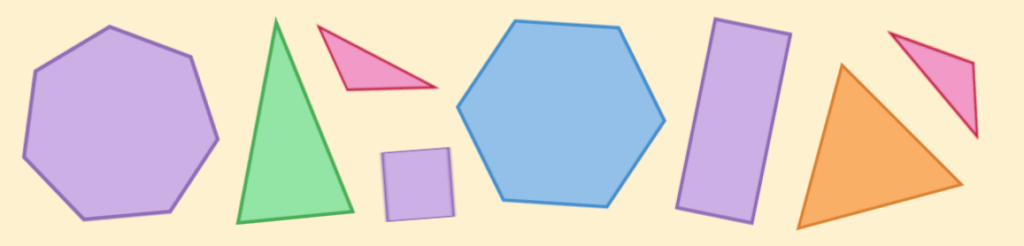
#> input picture opencv/assets/shapes.png, 1024 x 246 px, found by its file name
$ python contour_fun.py
#> lines starting #> are read from the running program, lines starting #| are printed output that depends on the picture; after the words box and inside, x2 and y2 are one past the last pixel; in counts of white or black regions, pixels touching at a corner belong together
import cv2

# img = cv2.imread(r"..\assets\triangle.png")
img = cv2.imread(r"..\assets\shapes.png")
#> img is the input picture: shape (246, 1024, 3); mean B, G, R 204.3, 213.2, 223.2

gray = cv2.cvtColor(img, cv2.COLOR_BGR2GRAY)
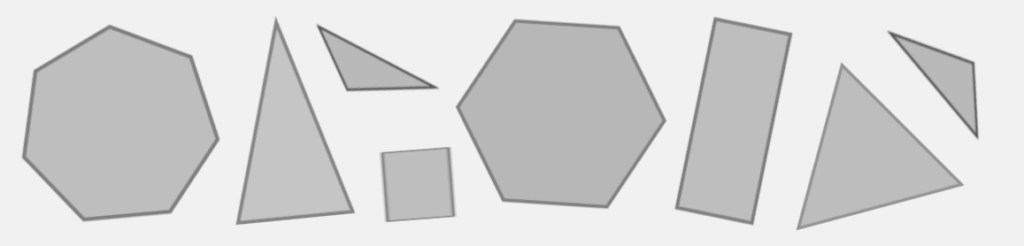
#> gray: shape (246, 1024); min 86, max 241, mean 215.2

_, thresh = cv2.threshold(gray, 170, 255, cv2.THRESH_BINARY_INV)
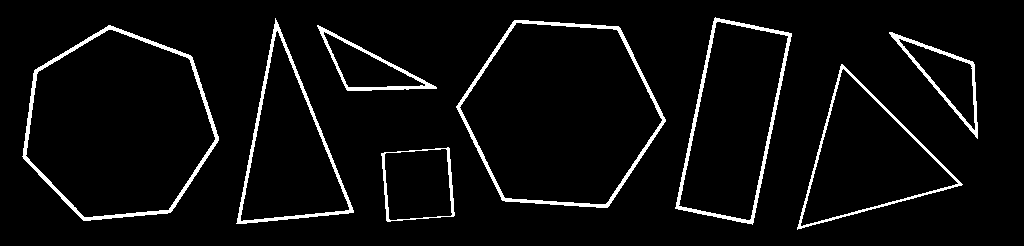
#> thresh: shape (246, 1024); 4.9% white; 8 white regions

# Find Contours
contours, heirarchy = cv2.findContours(thresh, cv2.RETR_EXTERNAL, cv2.CHAIN_APPROX_NONE)
#> contours = 8 contours; box (x1, y1, x2, y2) and area: (456, 20, 666, 208) 28527, (22, 25, 219, 221) 27955, (675, 17, 792, 225) 15306, (797, 64, 963, 230) 12678, (236, 18, 354, 224) 11798, (381, 147, 455, 222) 4617, (889, 32, 978, 139) 3243, (317, 25, 437, 91) 3045
# RETR_TREE for all contours, CHAIN_APPROX_SIMPLE for lesser details

# Draw contours
cv2.drawContours(img, contours, -1, (255, 0, 0), 3) # BGR
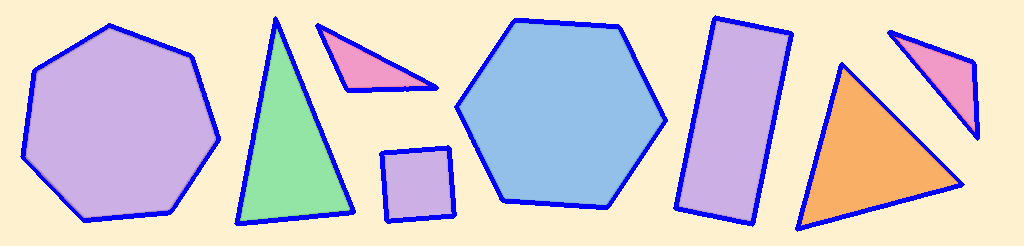
#> img: shape (246, 1024, 3); 6.78% of pixels changed, all inside (x1, y1, x2, y2) = (20, 15, 980, 232)

for contour in contours:
    approx = cv2.approxPolyDP(contour, 0.01 * cv2.arcLength(contour, True), True)
    corners = len(approx)

    if corners == 3:
        shape_name = "triangle"

    elif corners == 4:
        shape_name = "rectangle"

    elif corners == 6:
        shape_name = "hexagon"

    elif corners == 7:
        shape_name = "heptagon"

    else:
        shape_name = "circle"

    cv2.drawContours(img, [approx], 0, (0, 255, 0), 2)
    x = approx.ravel()[0] # Multi dimensional array to 1D array
    y = approx.ravel()[1] - 10 # -10 to keep label above text
    cv2.putText(img, shape_name, (x,y), cv2.FONT_HERSHEY_COMPLEX, 0.6, (255, 0, 0), 1)
#> this loop made 8 passes
#> (approx, corners, shape_name, x, y) on passes 1, 2, 3, 4, 7, 8: ([[448, 147], [381, 153], [387, 221], [454, 215]], 4, 'rectangle', 448, 137), ([[962, 184], [841, 64], [797, 229]], 3, 'triangle', 962, 174), ([[889, 32], [977, 138], [973, 62]], 3, 'triangle', 889, 22), ([[317, 25], [347, 90], [436, 88]], 3, 'triangle', 317, 15), ([[275, 18], [236, 223], [353, 212]], 3, 'triangle', 275, 8), ([[715, 17], [675, 208], [752, 224], [791, 33]], 4, 'rectangle', 715, 7)
#> (corners, shape_name, x, y) on passes 5 to 6: (7, 'heptagon', 108, 15), (6, 'hexagon', 514, 10)
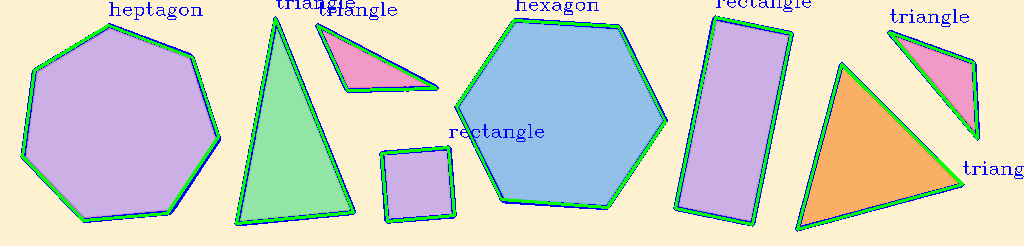
#> img: shape (246, 1024, 3); 5.14% of pixels changed, all inside (x1, y1, x2, y2) = (21, 0, 1024, 231)

cv2.imwrite("Contours.jpg", img)
cv2.imshow("Contours", img)
cv2.waitKey(0)
cv2.destroyAllWindows()

$ run again, with opencv/assets/bird.jpg saved as opencv/assets/shapes.png
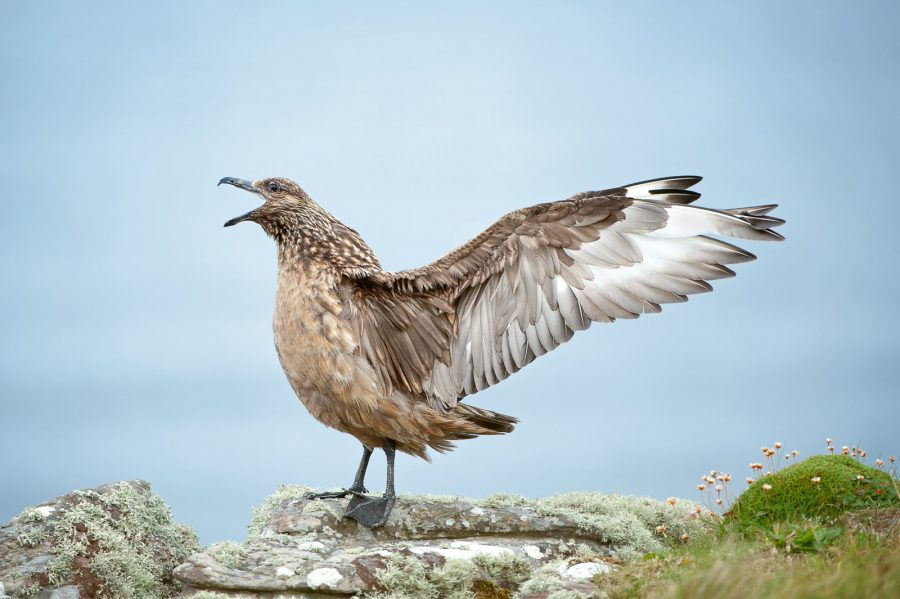
#> input picture opencv/assets/bird.jpg, 900 x 599 px, found by its file name
#> img is the input picture: shape (599, 900, 3); mean B, G, R 196.1, 191, 174.4
#> `_, thresh = cv2.threshold(gray, 170, 255, cv2.THRESH_BINARY_INV)`:
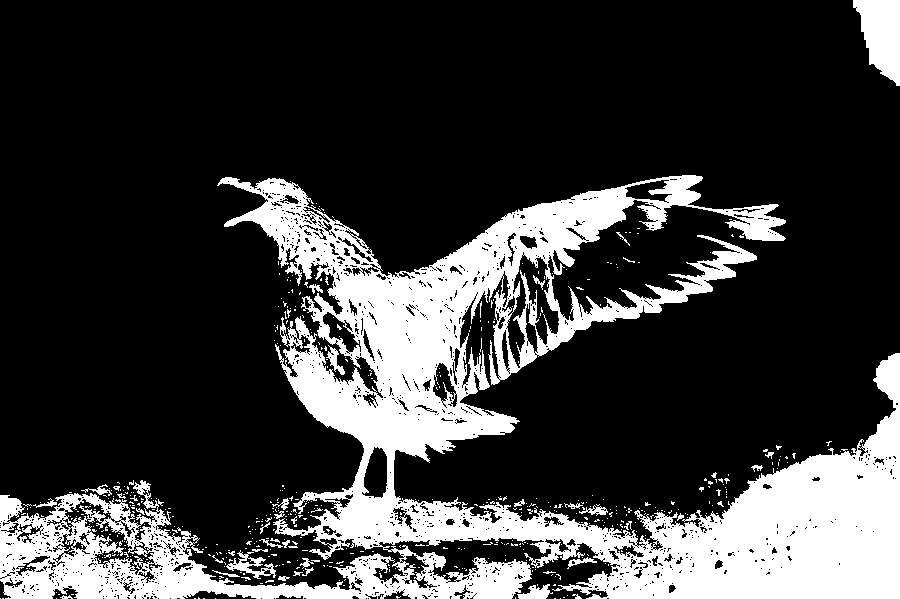
#> thresh: shape (599, 900); 22.8% white; 543 white regions (504 under 20 px)
#> contours = 462 contours, 443 with area under 20; largest, box (x1, y1, x2, y2) and area: (0, 175, 900, 599) 127202, (853, 0, 900, 86) 2604, (226, 550, 276, 579) 446, (517, 584, 553, 599) 251, (326, 345, 345, 375) 160
#> the loop `for contour in contours:` made 462 passes
#> (contour, approx, corners, shape_name, x, y) on passes 16, 25, 48, 57: ([[71, 594], [72, 594], [73, 594], [72, 594]], [[71, 594], [73, 594]], 2, 'circle', 71, 584), ([[260, 583], [261, 583], [262, 583], [261, 583]], [[260, 583], [262, 583]], 2, 'circle', 260, 573), ([[389, 569], [389, 570], [389, 571], [389, 570]], [[389, 569], [389, 571]], 2, 'circle', 389, 559), ([[329, 566], [330, 566], [331, 566], [330, 566]], [[329, 566], [331, 566]], 2, 'circle', 329, 556)
#> after the loop `for contour in contours:`:
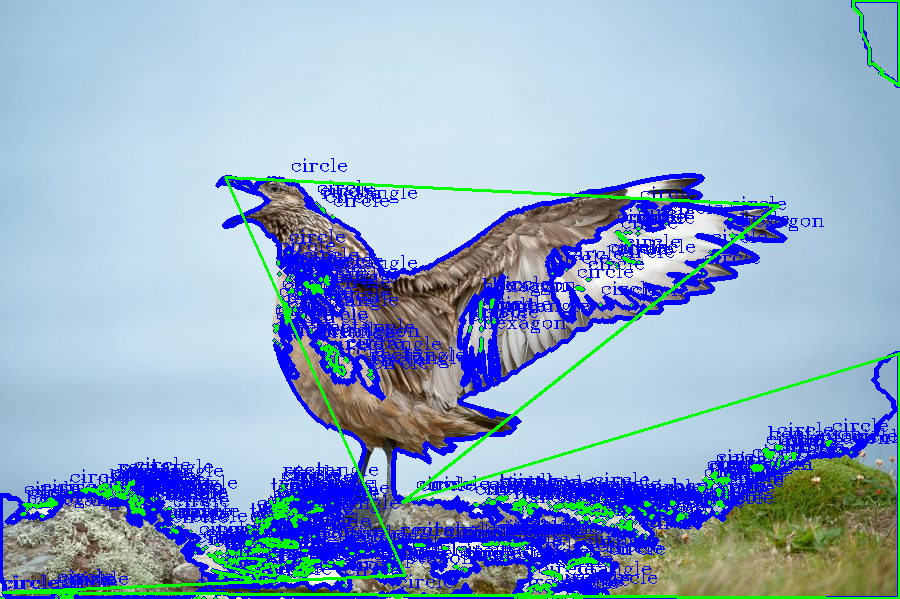
#> img: shape (599, 900, 3); mean B, G, R 203.3, 169.7, 144.5

$ run again, with opencv/assets/camel.jpg saved as opencv/assets/shapes.png
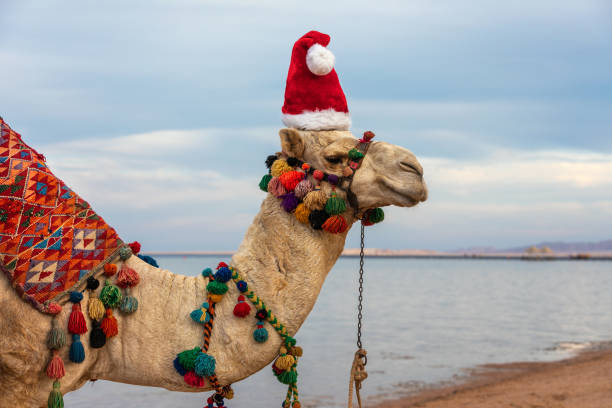
#> input picture opencv/assets/camel.jpg, 612 x 408 px, found by its file name
#> img is the input picture: shape (408, 612, 3); mean B, G, R 160.6, 161.8, 168.9
#> `_, thresh = cv2.threshold(gray, 170, 255, cv2.THRESH_BINARY_INV)`:
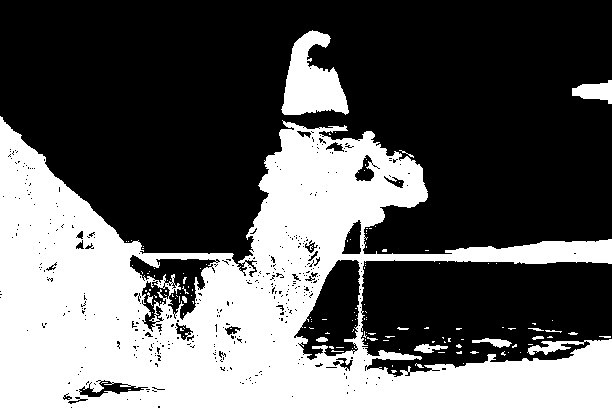
#> thresh: shape (408, 612); 37.1% white; 136 white regions (120 under 20 px)
#> contours = 72 contours, 66 with area under 20; largest, box (x1, y1, x2, y2) and area: (0, 116, 612, 408) 95941, (281, 30, 349, 115) 3232, (572, 80, 612, 104) 538, (472, 338, 512, 348) 149, (414, 344, 448, 353) 139, (532, 336, 544, 340) 20
#> the loop `for contour in contours:` made 72 passes
#> (contour, approx, corners, shape_name, x, y) on pass 20: ([[461, 339], [462, 339], [463, 339], [462, 339]], [[461, 339], [463, 339]], 2, 'circle', 461, 329)
#> after the loop `for contour in contours:`:
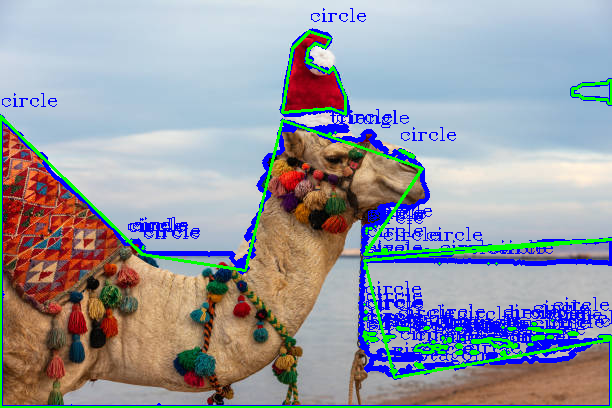
#> img: shape (408, 612, 3); mean B, G, R 162, 154, 150.5
